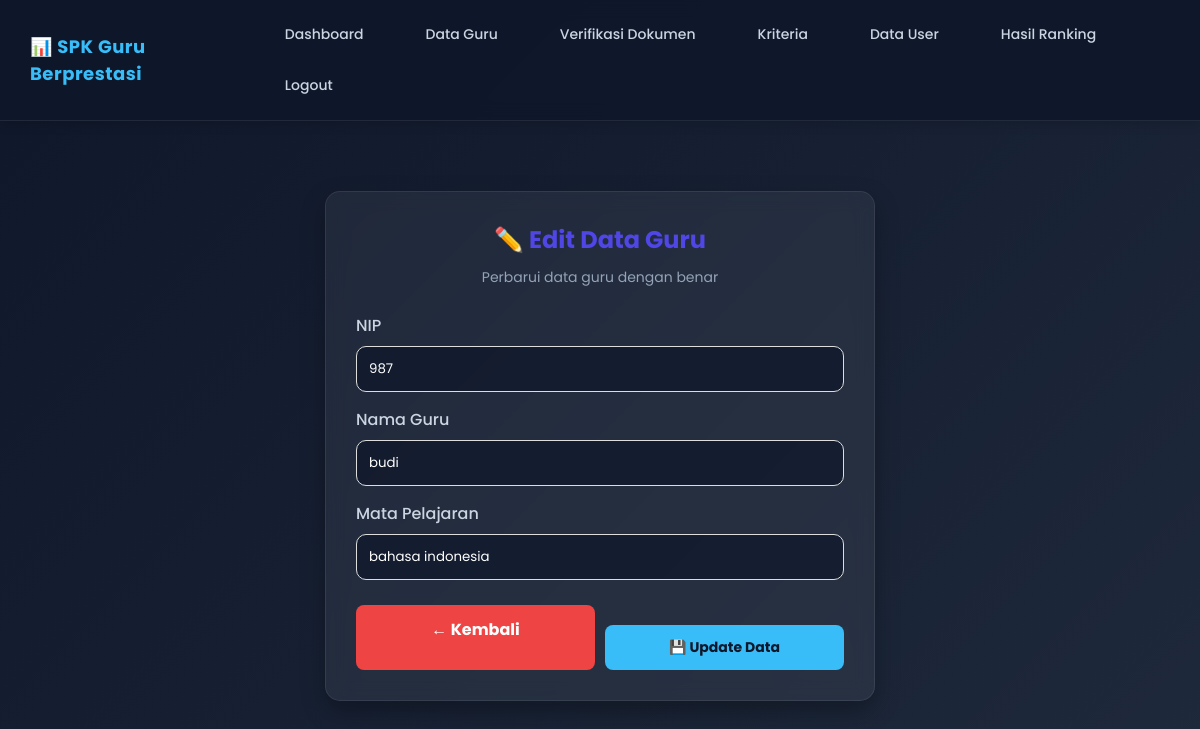
Screenshot of /spk_guru_saw/admin/gurunya/edit_guru.php?id=21 (signed in) with the database file from the repository.
### tables this page shows
CREATE TABLE `guru` (
  `id_guru` int(11) NOT NULL,
  `id_user` int(11) DEFAULT NULL,
  `nip` varchar(30) DEFAULT NULL,
  `nama_guru` varchar(100) DEFAULT NULL,
  `mapel` varchar(100) DEFAULT NULL
);

### spk_guru_saw/admin/gurunya/edit_guru.php (the view, shortened to what this page needs)
<?php
include '../../config/koneksi.php';
$id = $_GET['id'];
$data = mysqli_query(
    $koneksi,
    "SELECT *
    FROM guru
    WHERE id_guru='$id'"
);
$row = mysqli_fetch_array($data);
?>
<!DOCTYPE html>
<html>
<head>
<link rel="stylesheet"
href="../../assets/css/style.css">
</head>
<body>
<?php include '../../template/menu_admin.php'; ?>
<div class="container">
<div class="card">
<h2>✏️ Edit Data Guru</h2>
<div class="subtitle">
Perbarui data guru dengan benar
</div>
<form method="POST">
<label>NIP</label>
<input
type="text"
name="nip"
value="<?= $row['nip']; ?>"
required>
<label>Nama Guru</label>
<input
type="text"
name="nama_guru"
value="<?= $row['nama_guru']; ?>"
required>
<label>Mata Pelajaran</label>
<input
type="text"
name="mapel"
value="<?= $row['mapel']; ?>"
required>
<div class="btn-group">
<a
href="guru.php"
class="btn-back">
← Kembali
</a>
<button
type="submit"
name="update"
class="btn-update">
💾 Update Data
</button>
</div>
</form>
</div>
</div>
</body>
</html>

### spk_guru_saw/assets/css/style.css (style rules this page uses)
* { margin:0; padding:0; box-sizing:border-box; font-family:'Poppins', sans-serif; }
body { background:#f4f7fb; color:#333; }
.container { width:90%; margin:40px auto; }
.card { background:white; padding:30px; border-radius:20px; box-shadow:0 10px 25px rgba(0,0,0,0.08); }
h2 { margin-bottom:20px; color:#4f46e5; }
form label { display:block; margin-top:15px; margin-bottom:8px; font-weight:500; }
form input, form select { width:100%; padding:12px; border:1px solid #ddd; border-radius:10px; outline:none; transition:0.3s; }
button, .btn { display:inline-block; padding:12px 20px; border:none; border-radius:10px; text-decoration:none; cursor:pointer; transition:0.3s; font-size:14px; font-weight:500; }
button { margin-top:20px; background:#4f46e5; color:white; }

### spk_guru_saw/admin/gurunya/edit_guru.php (style rules this page uses)
body { margin:0; font-family:'Segoe UI',Tahoma,sans-serif; background:linear-gradient( 135deg, #0f172a, #1e293b ); color:#fff; }
.container { padding:30px; display:flex; justify-content:center; }
.card { width:100%; max-width:550px; background:rgba(255,255,255,0.06); border:1px solid rgba(255,255,255,0.08); backdrop-filter:blur(10px); padding:30px; border-radius:15px; box-shadow: 0 10px 25px rgba(0,0,0,0.3); }
h2 { text-align:center; margin:0; margin-bottom:10px; }
.subtitle { text-align:center; color:#94a3b8; margin-bottom:25px; font-size:14px; }
label { display:block; margin-top:15px; margin-bottom:6px; color:#cbd5e1; }
input { width:100%; padding:12px; border-radius:8px; border:1px solid rgba(255,255,255,0.1); background:rgba(15,23,42,0.7); color:white; box-sizing:border-box; }
.btn-group { display:flex; gap:10px; margin-top:25px; }
.btn-back { flex:1; padding:12px; border-radius:8px; background:#ef4444; color:white; text-decoration:none; text-align:center; font-weight:bold; transition:0.3s; }
.btn-update { flex:1; padding:12px; border:none; border-radius:8px; background:#38bdf8; color:#0f172a; font-weight:bold; cursor:pointer; transition:0.3s; }

### rows the page displays
guru: nip "987", nama_guru "budi", mapel "bahasa indonesia"
